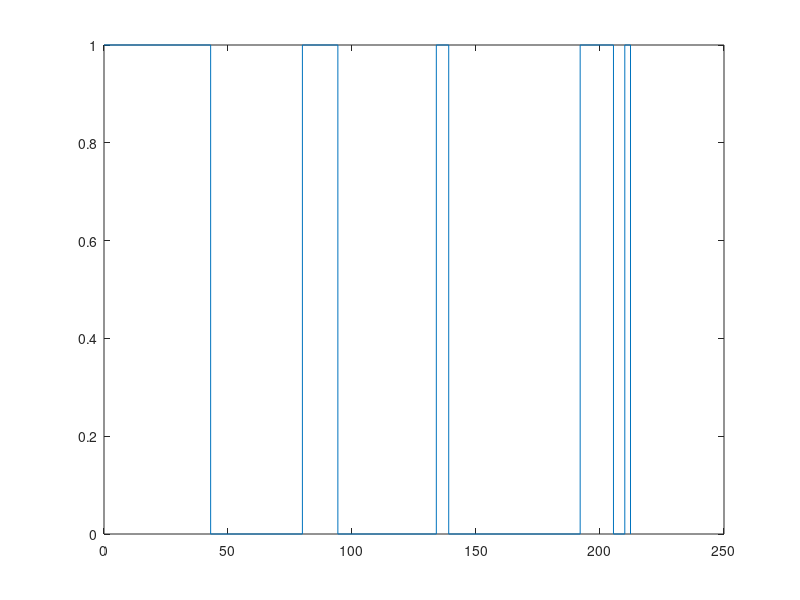

MATLAB code for this plot:
%These are all of the points where we had line of sight in seconds. 1 means
%we had sight
X1 = [0.00 43 43 80 80 94.3 94.3 134 134 139 139 192 192 205.43 205.43 210 210 212.3 212.3];
Y1 = [1 1 0 0 1 1 0 0 1 1 0 0 1 1 0 0 1 1 0];
plot(X1,Y1);
